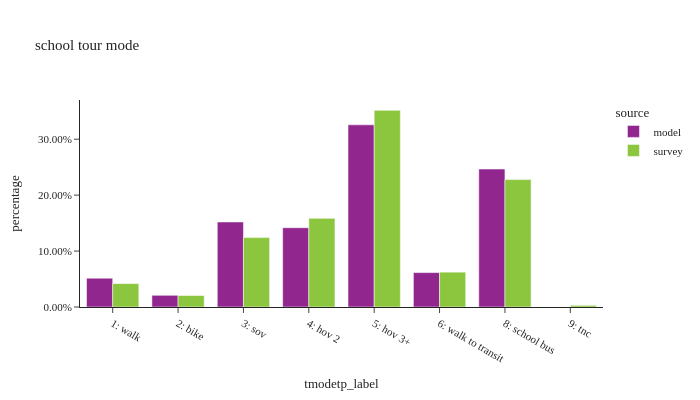

The notebook cell saved with this chart:
### Code cell
df_plot = (
    sc_tour.group_by(['source', 'tmodetp_label'])
    .agg([
        pl.col('toexpfac').sum().alias('toexpfac'),
        pl.col('toexpfac').count().alias('sample count')
    ])
    .with_columns((pl.col('toexpfac') / pl.col('toexpfac').sum().over(['source'])).alias('percentage'))
)

fig = px.bar(df_plot.sort(['source']).to_pandas(), x="tmodetp_label", y="percentage", color="source",
             barmode="group", hover_data=['sample count'], title="school tour mode")
fig.update_layout(height=400, width=700, font=dict(size=11),
                  xaxis=dict(dtick=1, categoryorder='category ascending'),
                  yaxis=dict(tickformat=".2%"))
fig.show()

### Figure 1 — Plotly figure (JSON) as saved in the notebook; plotly's stock layout.template omitted (floating-point values rounded to 4 significant figures)
{"data": [{"alignmentgroup": "True", "customdata": [[5], [4], [31177], [12677], [37270], [92132], [85880], [149484], [197361]], "hovertemplate": "source=model<br>tmodetp_label=%{x}<br>percentage=%{y}<br>sample count=%{customdata[0]}<extra></extra>", "legendgroup": "model", "marker": {"color": "#91268F", "pattern": {"shape": ""}}, "name": "model", "offsetgroup": "model", "orientation": "v", "showlegend": true, "textposition": "auto", "type": "bar", "x": ["9: tnc", null, "1: walk", "2: bike", "6: walk to transit", "3: sov", "4: hov 2", "8: school bus", "5: hov 3+"], "xaxis": "x", "y": [8.251e-06, 6.601e-06, 0.05145, 0.02092, 0.0615, 0.152, 0.1417, 0.2467, 0.3257], "yaxis": "y"}, {"alignmentgroup": "True", "customdata": [[3], [91], [181], [154], [2], [20], [42], [50], [65]], "hovertemplate": "source=survey<br>tmodetp_label=%{x}<br>percentage=%{y}<br>sample count=%{customdata[0]}<extra></extra>", "legendgroup": "survey", "marker": {"color": "#8CC63E", "pattern": {"shape": ""}}, "name": "survey", "offsetgroup": "survey", "orientation": "v", "showlegend": true, "textposition": "auto", "type": "bar", "x": [null, "4: hov 2", "5: hov 3+", "8: school bus", "9: tnc", "2: bike", "3: sov", "6: walk to transit", "1: walk"], "xaxis": "x", "y": [0.01045, 0.1585, 0.3516, 0.2278, 0.003, 0.02048, 0.1241, 0.0623, 0.04183], "yaxis": "y"}], "layout": {"barmode": "group", "font": {"size": 11}, "height": 400, "legend": {"title": {"text": "source"}, "tracegroupgap": 0}, "title": {"text": "school tour mode"}, "width": 700, "xaxis": {"anchor": "y", "categoryorder": "category ascending", "domain": [0.0, 1.0], "dtick": 1, "title": {"text": "tmodetp_label"}}, "yaxis": {"anchor": "x", "domain": [0.0, 1.0], "tickformat": ".2%", "title": {"text": "percentage"}}}}
